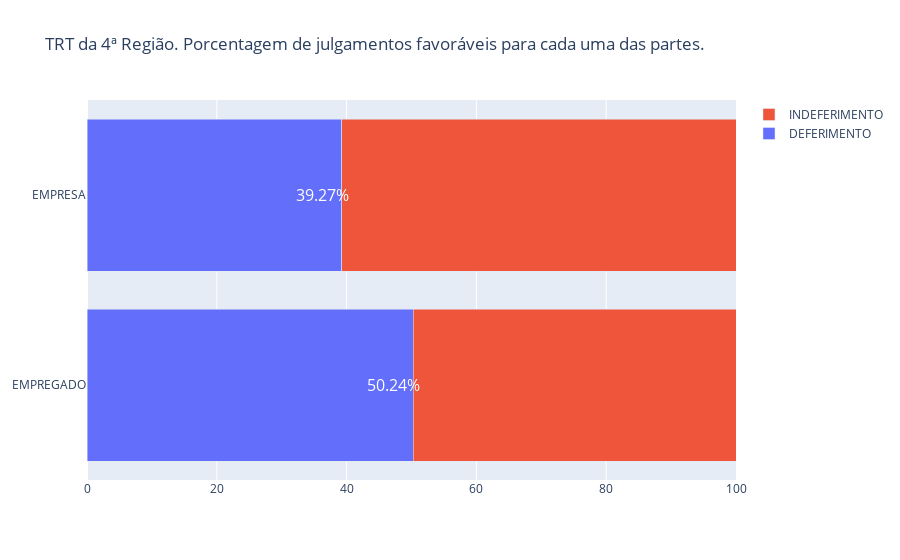

Notebook cell for this chart:
### Code cell
#DEFERIMENTO
trace1 = go.Bar(x = X_def,
                y = rotulos,  
                orientation="h",
                textposition='auto',
                textfont=dict(
        family="sans serif",
        size=18,
        color="black"),
                name="DEFERIMENTO" )
#INDEFERIMENTO
trace2 = go.Bar(x = X_indef,
                y = rotulos,
                orientation="h",
                textposition='auto',
                name="INDEFERIMENTO" )

layout = go.Layout( title="TRT da 4ª Região. Porcentagem de julgamentos favoráveis para cada uma das partes.",
                    barmode="stack",
                    barnorm="percent",                    
                    )

fig = go.Figure( data = [ trace1, trace2 ], layout=layout )

fig.add_annotation(
        y="EMPREGADO",
        x = ( porporcao_empregado*100 ) - 3,
        text=str( round( porporcao_empregado*100, 2) )+"%",
        showarrow=False,
        font=dict(
                size=16,
                color="#ffffff"
                ),
        )

fig.add_annotation(
        y="EMPRESA",
        x = ( porporcao_empresa*100 ) - 3,
        text=str( round( porporcao_empresa*100, 2) )+"%",
        showarrow=False,
        font=dict(
                size=16,
                color="#ffffff"
                ),
        )

fig.show()

### Figure 1 — Plotly figure (JSON) as saved in the notebook; plotly's stock layout.template omitted (floating-point values rounded to 4 significant figures)
{"data": [{"name": "DEFERIMENTO", "orientation": "h", "textfont": {"color": "black", "family": "sans serif", "size": 18}, "textposition": "auto", "type": "bar", "x": [4722, 767], "y": ["EMPREGADO", "EMPRESA"]}, {"name": "INDEFERIMENTO", "orientation": "h", "textposition": "auto", "type": "bar", "x": [4676, 1186], "y": ["EMPREGADO", "EMPRESA"]}], "layout": {"annotations": [{"font": {"color": "#ffffff", "size": 16}, "showarrow": false, "text": "50.24%", "x": 47.24, "y": "EMPREGADO"}, {"font": {"color": "#ffffff", "size": 16}, "showarrow": false, "text": "39.27%", "x": 36.27, "y": "EMPRESA"}], "autosize": true, "barmode": "stack", "barnorm": "percent", "title": {"text": "TRT da 4ª Região. Porcentagem de julgamentos favoráveis para cada uma das partes."}, "xaxis": {"autorange": true, "range": [0, 100], "type": "linear"}, "yaxis": {"autorange": true, "range": [-0.5, 1.5], "type": "category"}}}
